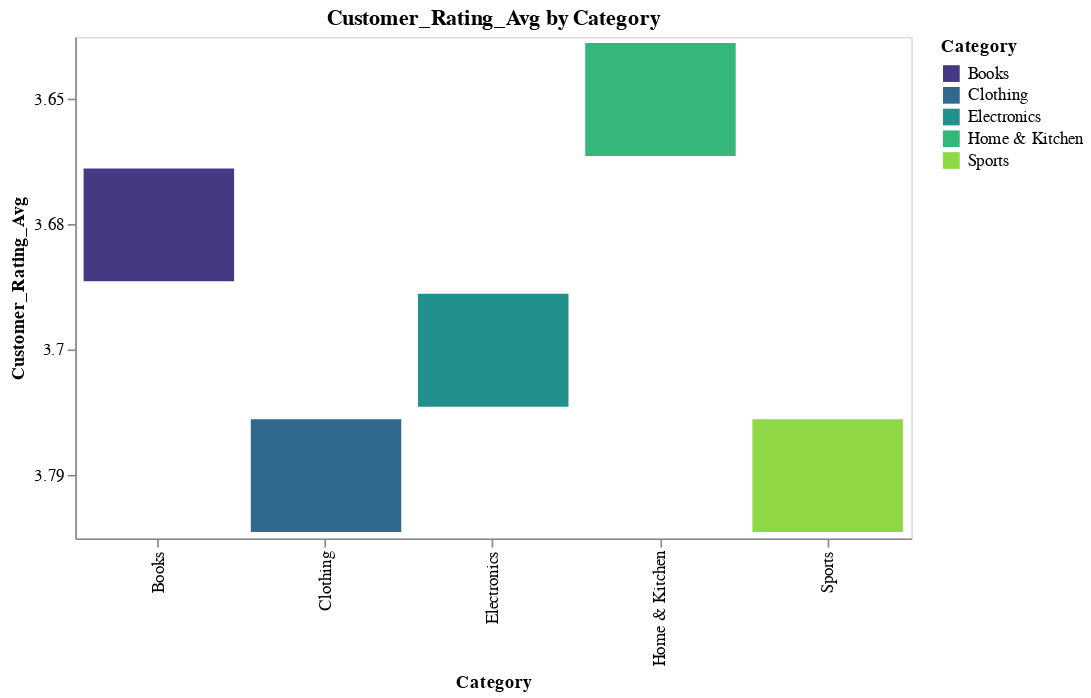

Here is the notebook cell this chart was saved with:
### Code cell
import altair as alt
import pandas as pd  # Needed because Altair works with pandas DataFrames
sales_data_category_pd = sales_data_category.sort_values("Customer_Rating_Avg", ascending=False)
# sales_data_category_pd = sales_data_category_pd.to_pandas()
# Create bar chart with Altair
chart = alt.Chart(sales_data_category_pd).mark_bar().encode(
    x=alt.X('Category:N', title='Category'),
    y=alt.Y('Customer_Rating_Avg:O', title='Customer_Rating_Avg'),
    color=alt.Color('Category:N', scale=alt.Scale(scheme='viridis')),  # or "category10", "viridis", etc.
    tooltip=['Category', 'Customer_Rating_Avg']
).properties(
    title='Customer_Rating_Avg by Category',
    width=500,
    height=300
)

chart.display()

### Figure 1 — Vega-Lite specification as saved in the notebook (floating-point values rounded to 4 significant figures)
{"config": {"view": {"continuousWidth": 300, "continuousHeight": 300}}, "data": {"name": "data-e1a94f7a7fba2a9585bf3cf3bb7503f8"}, "mark": {"type": "bar"}, "encoding": {"color": {"field": "Category", "scale": {"scheme": "viridis"}, "type": "nominal"}, "tooltip": [{"field": "Category", "type": "nominal"}, {"field": "Customer_Rating_Avg", "type": "quantitative"}], "x": {"field": "Category", "title": "Category", "type": "nominal"}, "y": {"field": "Customer_Rating_Avg", "title": "Customer_Rating_Avg", "type": "ordinal"}}, "height": 300, "title": "Customer_Rating_Avg by Category", "width": 500, "$schema": "https://vega.github.io/schema/vega-lite/v5.20.1.json", "datasets": {"data-e1a94f7a7fba2a9585bf3cf3bb7503f8": [{"Category": "Clothing", "Unit_Price_Avg": 253.4, "Discount_Rate_Avg": 0.1, "Customer_Rating_Avg": 3.79, "Total_Price_Sum": 261500.0, "Discount_Amount_Sum": 26040.0, "Net_Sales_Sum": 235500.0, "Shipping_Cost_Sum": 246.6, "Profit_Margin_Avg": 0.31, "Profit_Sum": 72430.0}, {"Category": "Sports", "Unit_Price_Avg": 267.7, "Discount_Rate_Avg": 0.1, "Customer_Rating_Avg": 3.79, "Total_Price_Sum": 276000.0, "Discount_Amount_Sum": 28660.0, "Net_Sales_Sum": 247300.0, "Shipping_Cost_Sum": 260.6, "Profit_Margin_Avg": 0.29, "Profit_Sum": 72510.0}, {"Category": "Electronics", "Unit_Price_Avg": 235.9, "Discount_Rate_Avg": 0.1, "Customer_Rating_Avg": 3.7, "Total_Price_Sum": 255900.0, "Discount_Amount_Sum": 25010.0, "Net_Sales_Sum": 230900.0, "Shipping_Cost_Sum": 390.7, "Profit_Margin_Avg": 0.29, "Profit_Sum": 68670.0}, {"Category": "Books", "Unit_Price_Avg": 268.8, "Discount_Rate_Avg": 0.1, "Customer_Rating_Avg": 3.68, "Total_Price_Sum": 270000.0, "Discount_Amount_Sum": 25970.0, "Net_Sales_Sum": 244100.0, "Shipping_Cost_Sum": 195.9, "Profit_Margin_Avg": 0.3, "Profit_Sum": 74040.0}, {"Category": "Home & Kitchen", "Unit_Price_Avg": 247.2, "Discount_Rate_Avg": 0.09, "Customer_Rating_Avg": 3.65, "Total_Price_Sum": 241600.0, "Discount_Amount_Sum": 23750.0, "Net_Sales_Sum": 217900.0, "Shipping_Cost_Sum": 279.9, "Profit_Margin_Avg": 0.29, "Profit_Sum": 63910.0}]}}
